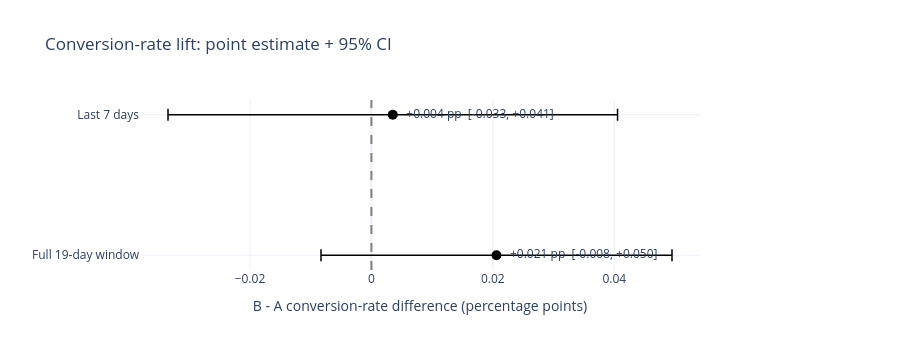

This figure's notebook cell:
### Code cell
# 2) Forest plot: absolute difference B-A with 95% CI (full window + last 7d)
full = run_prop_test(df)
rec = run_prop_test(df_recent)

# Also compute the CI for each sub-window
def diff_ci(sub):
    n_a_ = int((sub['variant'] == 'A').sum())
    n_b_ = int((sub['variant'] == 'B').sum())
    c_a_ = int(sub.loc[sub['variant'] == 'A', 'conversion'].sum())
    c_b_ = int(sub.loc[sub['variant'] == 'B', 'conversion'].sum())
    lo, hi = confint_proportions_2indep(
        count1=c_b_, nobs1=n_b_,
        count2=c_a_, nobs2=n_a_,
        method='newcomb', alpha=ALPHA,
    )
    return (c_b_/n_b_ - c_a_/n_a_) * 100, lo * 100, hi * 100

fw = diff_ci(df)
lw = diff_ci(df_recent)
rows = [('Full 19-day window', *fw),
        ('Last 7 days',        *lw)]
labels = [r[0] for r in rows]
pts    = np.array([r[1] for r in rows])
lows_  = np.array([r[2] for r in rows])
highs_ = np.array([r[3] for r in rows])

fig = go.Figure()
fig.add_trace(go.Scatter(
    x=pts, y=labels,
    mode='markers+text',
    marker=dict(color='black', size=10),
    error_x=dict(
        type='data', symmetric=False,
        array=highs_ - pts, arrayminus=pts - lows_,
        color='black', thickness=1.5, width=6,
    ),
    text=[f'  {pt:+.3f} pp  [{lo:+.3f}, {hi:+.3f}]'
          for pt, lo, hi in zip(pts, lows_, highs_)],
    textposition='middle right',
    showlegend=False,
))
fig.add_vline(x=0, line_dash='dash', line_color='grey')
fig.update_layout(
    title='Conversion-rate lift: point estimate + 95% CI',
    xaxis_title='B - A conversion-rate difference (percentage points)',
    height=350,
    margin=dict(l=140, r=200),
)
fig.show()

### Figure 1 — Plotly figure (JSON) as saved in the notebook; plotly's stock layout.template omitted (floating-point values rounded to 4 significant figures)
{"data": [{"error_x": {"array": [0.02891, 0.03701], "arrayminus": [0.0289, 0.03702], "color": "black", "symmetric": false, "thickness": 1.5, "type": "data", "width": 6}, "marker": {"color": "black", "size": 10}, "mode": "markers+text", "showlegend": false, "text": ["  +0.021 pp  [-0.008, +0.050]", "  +0.004 pp  [-0.033, +0.041]"], "textposition": "middle right", "type": "scatter", "x": [0.0206, 0.003525], "y": ["Full 19-day window", "Last 7 days"]}], "layout": {"height": 350, "margin": {"l": 140, "r": 200}, "shapes": [{"line": {"color": "grey", "dash": "dash"}, "type": "line", "x0": 0, "x1": 0, "xref": "x", "y0": 0, "y1": 1, "yref": "y domain"}], "title": {"text": "Conversion-rate lift: point estimate + 95% CI"}, "xaxis": {"title": {"text": "B - A conversion-rate difference (percentage points)"}}}}
